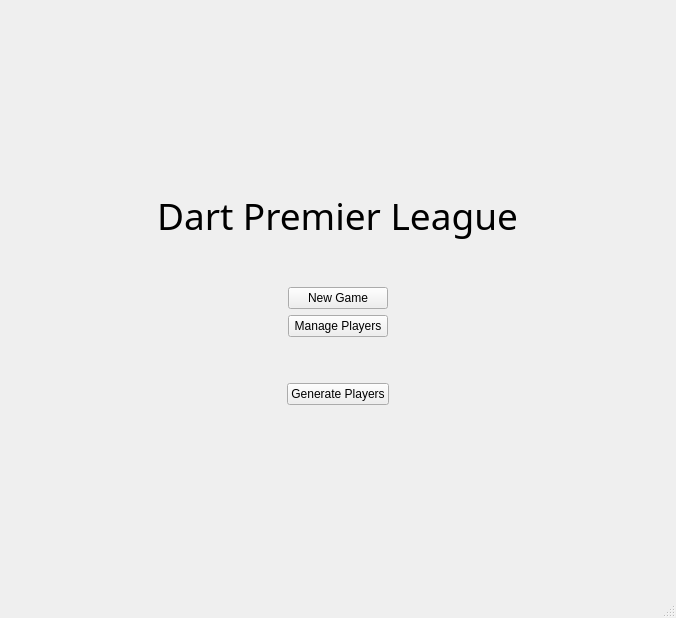
<?xml version="1.0" encoding="UTF-8"?>
<ui version="4.0">
 <class>StartMenu</class>
 <widget class="QMainWindow" name="StartMenu">
  <property name="geometry">
   <rect>
    <x>0</x>
    <y>0</y>
    <width>676</width>
    <height>618</height>
   </rect>
  </property>
  <property name="windowTitle">
   <string>StartMenu</string>
  </property>
  <widget class="QWidget" name="centralwidget">
   <layout class="QGridLayout" name="gridLayout">
    <item row="0" column="0">
     <layout class="QVBoxLayout" name="verticalLayout">
      <item alignment="Qt::AlignHCenter">
       <widget class="QLabel" name="label">
        <property name="sizePolicy">
         <sizepolicy hsizetype="Preferred" vsizetype="Fixed">
          <horstretch>0</horstretch>
          <verstretch>0</verstretch>
         </sizepolicy>
        </property>
        <property name="font">
         <font>
          <family>MS Gothic</family>
          <pointsize>28</pointsize>
         </font>
        </property>
        <property name="text">
         <string>Dart Premier League</string>
        </property>
       </widget>
      </item>
      <item>
       <spacer name="verticalSpacer">
        <property name="orientation">
         <enum>Qt::Vertical</enum>
        </property>
        <property name="sizeType">
         <enum>QSizePolicy::Fixed</enum>
        </property>
        <property name="sizeHint" stdset="0">
         <size>
          <width>20</width>
          <height>40</height>
         </size>
        </property>
       </spacer>
      </item>
      <item alignment="Qt::AlignHCenter">
       <widget class="QPushButton" name="new_match_button">
        <property name="sizePolicy">
         <sizepolicy hsizetype="Fixed" vsizetype="Fixed">
          <horstretch>0</horstretch>
          <verstretch>0</verstretch>
         </sizepolicy>
        </property>
        <property name="minimumSize">
         <size>
          <width>100</width>
          <height>0</height>
         </size>
        </property>
        <property name="text">
         <string>New Game</string>
        </property>
       </widget>
      </item>
      <item alignment="Qt::AlignHCenter">
       <widget class="QPushButton" name="manage_players_button">
        <property name="sizePolicy">
         <sizepolicy hsizetype="Fixed" vsizetype="Fixed">
          <horstretch>0</horstretch>
          <verstretch>0</verstretch>
         </sizepolicy>
        </property>
        <property name="minimumSize">
         <size>
          <width>100</width>
          <height>0</height>
         </size>
        </property>
        <property name="text">
         <string>Manage Players</string>
        </property>
       </widget>
      </item>
      <item>
       <spacer name="verticalSpacer_2">
        <property name="orientation">
         <enum>Qt::Vertical</enum>
        </property>
        <property name="sizeType">
         <enum>QSizePolicy::Fixed</enum>
        </property>
        <property name="sizeHint" stdset="0">
         <size>
          <width>20</width>
          <height>40</height>
         </size>
        </property>
       </spacer>
      </item>
      <item alignment="Qt::AlignHCenter">
       <widget class="QPushButton" name="generate_players_button">
        <property name="sizePolicy">
         <sizepolicy hsizetype="Fixed" vsizetype="Fixed">
          <horstretch>0</horstretch>
          <verstretch>0</verstretch>
         </sizepolicy>
        </property>
        <property name="minimumSize">
         <size>
          <width>100</width>
          <height>0</height>
         </size>
        </property>
        <property name="text">
         <string>Generate Players</string>
        </property>
       </widget>
      </item>
     </layout>
    </item>
   </layout>
  </widget>
  <widget class="QMenuBar" name="menubar">
   <property name="geometry">
    <rect>
     <x>0</x>
     <y>0</y>
     <width>676</width>
     <height>21</height>
    </rect>
   </property>
  </widget>
  <widget class="QStatusBar" name="statusbar"/>
 </widget>
 <resources/>
 <connections/>
</ui>
